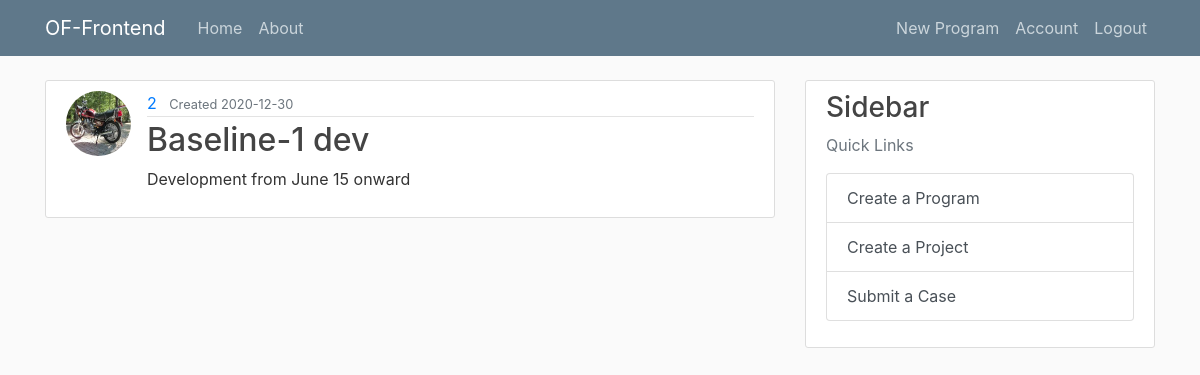
Screenshot of /programs/2/3/ (signed in) with the database file from the repository.
### flask_website/models.py (models this page shows, shortened)
class User(db.Model, UserMixin):
    __tablename__ = "user"
    id = db.Column(db.Integer, primary_key=True)
    username = db.Column(db.String(20), unique=True, nullable=False)
    email = db.Column(db.String(120), unique=True, nullable=False)
    image_file = db.Column(db.String(20), default="default.jpg")
    password = db.Column(db.String(60), nullable=False)
    create_program = db.relationship("Program", backref="creator", lazy=True)

class Project(db.Model):
    __tablename__ = "project"
    id = db.Column(db.Integer, primary_key=True)
    name = db.Column(db.String(20), unique=True, nullable=False)
    description = db.Column(db.Text, unique=False, nullable=False)
    created_date = db.Column(
        db.DateTime, nullable=False, default=datetime.utcnow
    )  # auto
    created_by = db.Column(db.Integer, db.ForeignKey("user.id"), nullable=False)
    program_id = db.Column(db.Integer, db.ForeignKey("program.id"), nullable=False)
    program = db.relationship("Program", back_populates="project")
    case = db.relationship("Case", back_populates="project")  # forward

### flask_website/routes.py (the view)
@login_required
@app.route("/programs/<int:program_id>/<int:project_id>/")
def project(program_id, project_id):
    program = Program.query.get_or_404(program_id)
    project = Project.query.get_or_404(project_id)
    cases = project.case
    return render_template(
        "project.html",
        title=program.name,
        program=program,
        project=project,
        cases=cases,
    )

### flask_website/models.py (called while the page is built)
@login_manager.user_loader
def load_user(user_id):
    return User.query.get(int(user_id))

### flask_website/templates/project.html (shortened to what this page needs)
{% extends "layout.html" %}
{% block content %}
        <article class="media content-section">
          <img class = "rounded-circle article-img", src="{{ url_for('static',filename = 'profile_pics/' + program.creator.image_file) }}">
          <div class="media-body">
            <div class="article-metadata">
              <a class="mr-2" href="#">{{ project.created_by}}</a>
              <small class="text-muted"> Created {{ project.created_date.strftime('%Y-%m-%d') }}</small>
            </div>
            <h2 class="article-title">{{ project.name }}</h2>
            <p class="article-content">{{ project.description }}</p>
          </div>
        </article>
{% endblock content %}

### flask_website/static/main.css (style rules this page uses)
body { background: #fafafa; color: #333333; margin-top: 5rem; }
h1, h2, h3, h4, h5, h6 { color: #444444; }
.content-section { background: #ffffff; padding: 10px 20px; border: 1px solid #dddddd; border-radius: 3px; margin-bottom: 20px; }
.article-title { color: #444444; }
.article-content { white-space: pre-line; }
.article-img { height: 65px; width: 65px; margin-right: 16px; }
.article-metadata { padding-bottom: 1px; margin-bottom: 4px; border-bottom: 1px solid #e3e3e3 }

### rows the page displays
User: image_file (placeholder picture)
Project: created_by "2", created_date "2020-12-30", name "Baseline-1 dev", description "Development from June 15 onward"
